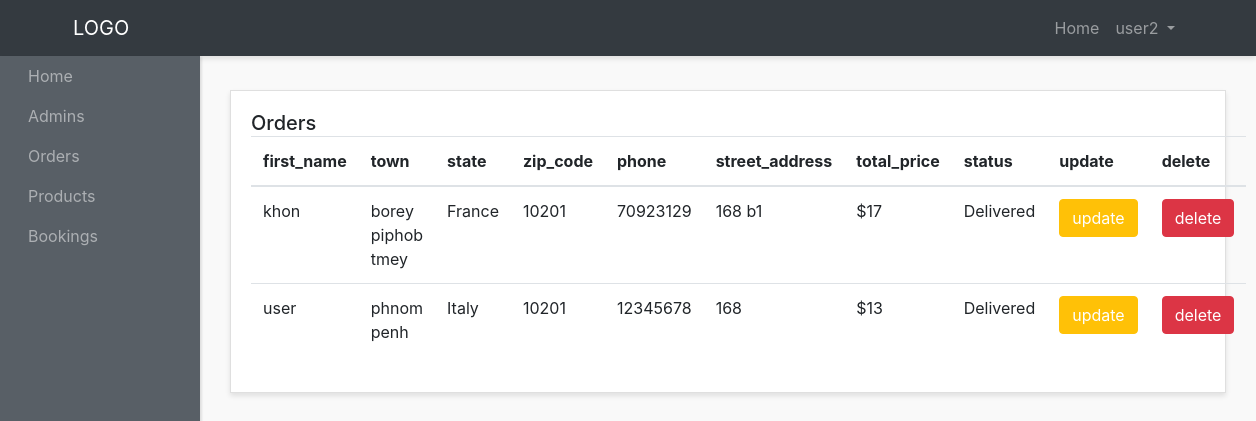
Page /admin-panel/orders-admins/show-orders.php (signed in) on the committed database.
### tables this page shows
CREATE TABLE `orders` (
  `id` int(10) NOT NULL,
  `first_name` varchar(200) NOT NULL,
  `last_name` varchar(200) NOT NULL,
  `state` varchar(200) NOT NULL,
  `street_address` varchar(200) NOT NULL,
  `town` varchar(200) NOT NULL,
  `zip_code` varchar(20) NOT NULL,
  `phone` varchar(20) NOT NULL,
  `user_id` int(10) NOT NULL,
  `status` varchar(200) NOT NULL,
  `total_price` int(10) NOT NULL,
  `created_at` timestamp NOT NULL DEFAULT current_timestamp()
);

### admin-panel/orders-admins/show-orders.php (the view, shortened to what this page needs)
<?php require "../layouts/header.php"; ?>
<?php require "../../config/config.php"; ?>
<?php
  $orders = $conn->query("SELECT * FROM orders");
  $orders->execute();
  $allOrders = $orders->fetchAll(PDO::FETCH_OBJ);
?>
      <div class="row">
        <div class="col">
          <div class="card">
            <div class="card-body">
              <h5 class="card-title mb-4 d-inline">Orders</h5>
              <table class="table">
                <thead>
                  <tr>
                    <th scope="col">first_name</th>
                    <th scope="col">town</th>
                    <th scope="col">state</th>
                    <th scope="col">zip_code</th>
                    <th scope="col">phone</th>
                    <th scope="col">street_address</th>
                    <th scope="col">total_price</th>
                    <th scope="col">status</th>
                    <th scope="col">update</th>
                    <th scope="col">delete</th>
                  </tr>
                </thead>
                <tbody>
                  <?php foreach($allOrders as $order) : ?>
                  <tr>
                    <td><?php echo $order->first_name; ?></td>
                    <td><?php echo $order->town; ?></td>
                    <td><?php echo $order->state; ?></td>
                    <td>
                    <?php echo $order->zip_code; ?>
                    </td>
                    <td><?php echo $order->phone; ?></td>
                    <td>
                    <?php echo $order->street_address; ?>
                    </td>
                    <td>$<?php echo $order->total_price; ?></td>
                    <td><?php echo $order->status; ?></td>
                    <td><a href="change-status.php?id=<?php echo $order->id; ?>" class="btn btn-warning  text-white text-center ">update</a></td>
                    <td><a href="delete-orders.php?id=<?php echo $order->id; ?>" class="btn btn-danger  text-center ">delete</a></td>
                  </tr>
                 <?php endforeach; ?>
                </tbody>
              </table>
            </div>
          </div>
        </div>
<?php require "../layouts/footer.php"; ?>

### admin-panel/styles/style.css (style rules this page uses)
body { background:#f9f9f9; }
.card { margin-bottom: 15px; border-radius:0; box-shadow: 0 3px 5px rgba(0,0,0,.1); }

### rows in the picture
orders: first_name "khon", town "borey piphob tmey", state "France", zip_code "10201", phone "70923129", street_address "168 b1", total_price "17", status "Delivered"
orders: first_name "user", town "phnom penh", state "Italy", zip_code "10201", phone "12345678", street_address "168", total_price "13", status "Delivered"

### other values in the picture
$_SESSION['admin_name'] "user2"
